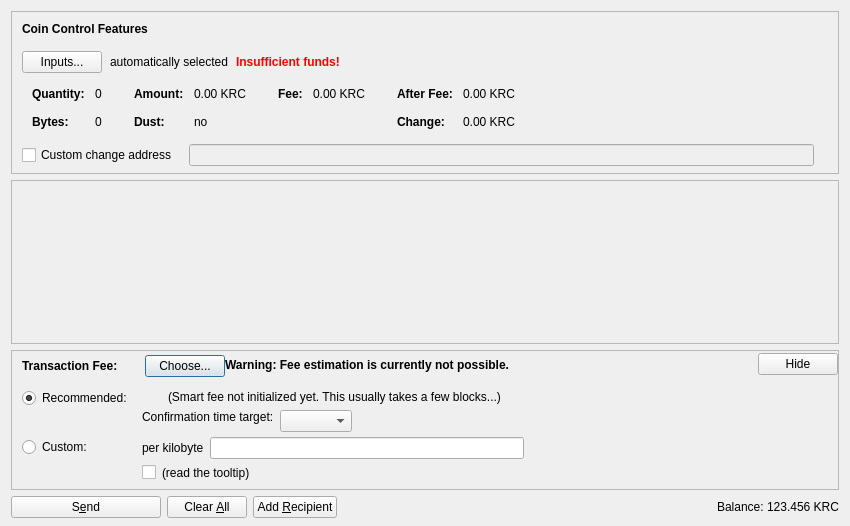
<?xml version="1.0" encoding="UTF-8"?>
<ui version="4.0">
 <class>SendCoinsDialog</class>
 <widget class="QDialog" name="SendCoinsDialog">
  <property name="geometry">
   <rect>
    <x>0</x>
    <y>0</y>
    <width>850</width>
    <height>526</height>
   </rect>
  </property>
  <property name="windowTitle">
   <string>Send Coins</string>
  </property>
  <layout class="QVBoxLayout" name="verticalLayout" stretch="0,1,0,0">
   <property name="bottomMargin">
    <number>8</number>
   </property>
   <item>
    <widget class="QFrame" name="frameCoinControl">
     <property name="sizePolicy">
      <sizepolicy hsizetype="Expanding" vsizetype="Expanding">
       <horstretch>0</horstretch>
       <verstretch>0</verstretch>
      </sizepolicy>
     </property>
     <property name="maximumSize">
      <size>
       <width>16777215</width>
       <height>16777215</height>
      </size>
     </property>
     <property name="frameShape">
      <enum>QFrame::StyledPanel</enum>
     </property>
     <property name="frameShadow">
      <enum>QFrame::Sunken</enum>
     </property>
     <layout class="QVBoxLayout" name="verticalLayoutCoinControl2">
      <property name="spacing">
       <number>0</number>
      </property>
      <property name="leftMargin">
       <number>0</number>
      </property>
      <property name="topMargin">
       <number>0</number>
      </property>
      <property name="rightMargin">
       <number>0</number>
      </property>
      <property name="bottomMargin">
       <number>6</number>
      </property>
      <item>
       <layout class="QVBoxLayout" name="verticalLayoutCoinControl" stretch="0,0,0,0,1">
        <property name="spacing">
         <number>0</number>
        </property>
        <property name="leftMargin">
         <number>10</number>
        </property>
        <property name="topMargin">
         <number>10</number>
        </property>
        <item>
         <layout class="QHBoxLayout" name="horizontalLayoutCoinControl1">
          <property name="bottomMargin">
           <number>15</number>
          </property>
          <item>
           <widget class="QLabel" name="labelCoinControlFeatures">
            <property name="sizePolicy">
             <sizepolicy hsizetype="Preferred" vsizetype="Maximum">
              <horstretch>0</horstretch>
              <verstretch>0</verstretch>
             </sizepolicy>
            </property>
            <property name="font">
             <font>
              <weight>75</weight>
              <bold>true</bold>
             </font>
            </property>
            <property name="styleSheet">
             <string notr="true">font-weight:bold;</string>
            </property>
            <property name="text">
             <string>Coin Control Features</string>
            </property>
           </widget>
          </item>
         </layout>
        </item>
        <item>
         <layout class="QHBoxLayout" name="horizontalLayoutCoinControl2" stretch="0,0,0,0">
          <property name="spacing">
           <number>8</number>
          </property>
          <property name="bottomMargin">
           <number>10</number>
          </property>
          <item>
           <widget class="QPushButton" name="pushButtonCoinControl">
            <property name="styleSheet">
             <string notr="true"/>
            </property>
            <property name="text">
             <string>Inputs...</string>
            </property>
            <property name="autoDefault">
             <bool>false</bool>
            </property>
           </widget>
          </item>
          <item>
           <widget class="QLabel" name="labelCoinControlAutomaticallySelected">
            <property name="text">
             <string>automatically selected</string>
            </property>
            <property name="margin">
             <number>5</number>
            </property>
           </widget>
          </item>
          <item>
           <widget class="QLabel" name="labelCoinControlInsuffFunds">
            <property name="font">
             <font>
              <weight>75</weight>
              <bold>true</bold>
             </font>
            </property>
            <property name="styleSheet">
             <string notr="true">color:red;font-weight:bold;</string>
            </property>
            <property name="text">
             <string>Insufficient funds!</string>
            </property>
            <property name="margin">
             <number>5</number>
            </property>
           </widget>
          </item>
          <item>
           <spacer name="horizontalSpacerCoinControl">
            <property name="orientation">
             <enum>Qt::Horizontal</enum>
            </property>
            <property name="sizeHint" stdset="0">
             <size>
              <width>40</width>
              <height>1</height>
             </size>
            </property>
           </spacer>
          </item>
         </layout>
        </item>
        <item>
         <widget class="QWidget" name="widgetCoinControl" native="true">
          <property name="sizePolicy">
           <sizepolicy hsizetype="Preferred" vsizetype="Preferred">
            <horstretch>0</horstretch>
            <verstretch>0</verstretch>
           </sizepolicy>
          </property>
          <property name="minimumSize">
           <size>
            <width>0</width>
            <height>0</height>
           </size>
          </property>
          <property name="styleSheet">
           <string notr="true"/>
          </property>
          <layout class="QHBoxLayout" name="horizontalLayoutCoinControl5">
           <property name="leftMargin">
            <number>0</number>
           </property>
           <property name="topMargin">
            <number>0</number>
           </property>
           <property name="rightMargin">
            <number>0</number>
           </property>
           <property name="bottomMargin">
            <number>0</number>
           </property>
           <item>
            <layout class="QHBoxLayout" name="horizontalLayoutCoinControl3" stretch="0,0,0,1">
             <property name="spacing">
              <number>20</number>
             </property>
             <property name="topMargin">
              <number>0</number>
             </property>
             <property name="bottomMargin">
              <number>10</number>
             </property>
             <item>
              <layout class="QFormLayout" name="formLayoutCoinControl1">
               <property name="horizontalSpacing">
                <number>10</number>
               </property>
               <property name="verticalSpacing">
                <number>14</number>
               </property>
               <property name="leftMargin">
                <number>10</number>
               </property>
               <property name="topMargin">
                <number>4</number>
               </property>
               <property name="rightMargin">
                <number>6</number>
               </property>
               <item row="0" column="0">
                <widget class="QLabel" name="labelCoinControlQuantityText">
                 <property name="font">
                  <font>
                   <weight>75</weight>
                   <bold>true</bold>
                  </font>
                 </property>
                 <property name="text">
                  <string>Quantity:</string>
                 </property>
                 <property name="margin">
                  <number>0</number>
                 </property>
                </widget>
               </item>
               <item row="0" column="1">
                <widget class="QLabel" name="labelCoinControlQuantity">
                 <property name="cursor">
                  <cursorShape>IBeamCursor</cursorShape>
                 </property>
                 <property name="contextMenuPolicy">
                  <enum>Qt::ActionsContextMenu</enum>
                 </property>
                 <property name="text">
                  <string notr="true">0</string>
                 </property>
                 <property name="margin">
                  <number>0</number>
                 </property>
                 <property name="textInteractionFlags">
                  <set>Qt::LinksAccessibleByMouse|Qt::TextSelectableByKeyboard|Qt::TextSelectableByMouse</set>
                 </property>
                </widget>
               </item>
               <item row="1" column="0">
                <widget class="QLabel" name="labelCoinControlBytesText">
                 <property name="font">
                  <font>
                   <weight>75</weight>
                   <bold>true</bold>
                  </font>
                 </property>
                 <property name="text">
                  <string>Bytes:</string>
                 </property>
                </widget>
               </item>
               <item row="1" column="1">
                <widget class="QLabel" name="labelCoinControlBytes">
                 <property name="cursor">
                  <cursorShape>IBeamCursor</cursorShape>
                 </property>
                 <property name="contextMenuPolicy">
                  <enum>Qt::ActionsContextMenu</enum>
                 </property>
                 <property name="text">
                  <string notr="true">0</string>
                 </property>
                 <property name="textInteractionFlags">
                  <set>Qt::LinksAccessibleByMouse|Qt::TextSelectableByKeyboard|Qt::TextSelectableByMouse</set>
                 </property>
                </widget>
               </item>
              </layout>
             </item>
             <item>
              <layout class="QFormLayout" name="formLayoutCoinControl2">
               <property name="horizontalSpacing">
                <number>10</number>
               </property>
               <property name="verticalSpacing">
                <number>14</number>
               </property>
               <property name="leftMargin">
                <number>6</number>
               </property>
               <property name="topMargin">
                <number>4</number>
               </property>
               <property name="rightMargin">
                <number>6</number>
               </property>
               <item row="0" column="0">
                <widget class="QLabel" name="labelCoinControlAmountText">
                 <property name="font">
                  <font>
                   <weight>75</weight>
                   <bold>true</bold>
                  </font>
                 </property>
                 <property name="text">
                  <string>Amount:</string>
                 </property>
                 <property name="margin">
                  <number>0</number>
                 </property>
                </widget>
               </item>
               <item row="0" column="1">
                <widget class="QLabel" name="labelCoinControlAmount">
                 <property name="cursor">
                  <cursorShape>IBeamCursor</cursorShape>
                 </property>
                 <property name="contextMenuPolicy">
                  <enum>Qt::ActionsContextMenu</enum>
                 </property>
                 <property name="text">
                  <string notr="true">0.00 KRC</string>
                 </property>
                 <property name="textInteractionFlags">
                  <set>Qt::LinksAccessibleByMouse|Qt::TextSelectableByKeyboard|Qt::TextSelectableByMouse</set>
                 </property>
                </widget>
               </item>
               <item row="1" column="0">
                <widget class="QLabel" name="labelCoinControlLowOutputText">
                 <property name="font">
                  <font>
                   <weight>75</weight>
                   <bold>true</bold>
                  </font>
                 </property>
                 <property name="text">
                  <string>Dust:</string>
                 </property>
                </widget>
               </item>
               <item row="1" column="1">
                <widget class="QLabel" name="labelCoinControlLowOutput">
                 <property name="cursor">
                  <cursorShape>IBeamCursor</cursorShape>
                 </property>
                 <property name="contextMenuPolicy">
                  <enum>Qt::ActionsContextMenu</enum>
                 </property>
                 <property name="text">
                  <string notr="true">no</string>
                 </property>
                 <property name="textInteractionFlags">
                  <set>Qt::LinksAccessibleByMouse|Qt::TextSelectableByKeyboard|Qt::TextSelectableByMouse</set>
                 </property>
                </widget>
               </item>
              </layout>
             </item>
             <item>
              <layout class="QFormLayout" name="formLayoutCoinControl3">
               <property name="horizontalSpacing">
                <number>10</number>
               </property>
               <property name="verticalSpacing">
                <number>14</number>
               </property>
               <property name="leftMargin">
                <number>6</number>
               </property>
               <property name="topMargin">
                <number>4</number>
               </property>
               <property name="rightMargin">
                <number>6</number>
               </property>
               <item row="0" column="0">
                <widget class="QLabel" name="labelCoinControlFeeText">
                 <property name="font">
                  <font>
                   <weight>75</weight>
                   <bold>true</bold>
                  </font>
                 </property>
                 <property name="text">
                  <string>Fee:</string>
                 </property>
                 <property name="margin">
                  <number>0</number>
                 </property>
                </widget>
               </item>
               <item row="0" column="1">
                <widget class="QLabel" name="labelCoinControlFee">
                 <property name="cursor">
                  <cursorShape>IBeamCursor</cursorShape>
                 </property>
                 <property name="contextMenuPolicy">
                  <enum>Qt::ActionsContextMenu</enum>
                 </property>
                 <property name="text">
                  <string notr="true">0.00 KRC</string>
                 </property>
                 <property name="textInteractionFlags">
                  <set>Qt::LinksAccessibleByMouse|Qt::TextSelectableByKeyboard|Qt::TextSelectableByMouse</set>
                 </property>
                </widget>
               </item>
              </layout>
             </item>
             <item>
              <layout class="QFormLayout" name="formLayoutCoinControl4">
               <property name="horizontalSpacing">
                <number>10</number>
               </property>
               <property name="verticalSpacing">
                <number>14</number>
               </property>
               <property name="leftMargin">
                <number>6</number>
               </property>
               <property name="topMargin">
                <number>4</number>
               </property>
               <property name="rightMargin">
                <number>6</number>
               </property>
               <item row="0" column="0">
                <widget class="QLabel" name="labelCoinControlAfterFeeText">
                 <property name="font">
                  <font>
                   <weight>75</weight>
                   <bold>true</bold>
                  </font>
                 </property>
                 <property name="text">
                  <string>After Fee:</string>
                 </property>
                 <property name="margin">
                  <number>0</number>
                 </property>
                </widget>
               </item>
               <item row="0" column="1">
                <widget class="QLabel" name="labelCoinControlAfterFee">
                 <property name="cursor">
                  <cursorShape>IBeamCursor</cursorShape>
                 </property>
                 <property name="contextMenuPolicy">
                  <enum>Qt::ActionsContextMenu</enum>
                 </property>
                 <property name="text">
                  <string notr="true">0.00 KRC</string>
                 </property>
                 <property name="textInteractionFlags">
                  <set>Qt::LinksAccessibleByMouse|Qt::TextSelectableByKeyboard|Qt::TextSelectableByMouse</set>
                 </property>
                </widget>
               </item>
               <item row="1" column="0">
                <widget class="QLabel" name="labelCoinControlChangeText">
                 <property name="font">
                  <font>
                   <weight>75</weight>
                   <bold>true</bold>
                  </font>
                 </property>
                 <property name="text">
                  <string>Change:</string>
                 </property>
                </widget>
               </item>
               <item row="1" column="1">
                <widget class="QLabel" name="labelCoinControlChange">
                 <property name="cursor">
                  <cursorShape>IBeamCursor</cursorShape>
                 </property>
                 <property name="contextMenuPolicy">
                  <enum>Qt::ActionsContextMenu</enum>
                 </property>
                 <property name="text">
                  <string notr="true">0.00 KRC</string>
                 </property>
                 <property name="textInteractionFlags">
                  <set>Qt::LinksAccessibleByMouse|Qt::TextSelectableByKeyboard|Qt::TextSelectableByMouse</set>
                 </property>
                </widget>
               </item>
              </layout>
             </item>
            </layout>
           </item>
          </layout>
         </widget>
        </item>
        <item>
         <layout class="QHBoxLayout" name="horizontalLayoutCoinControl4" stretch="0,0,0">
          <property name="spacing">
           <number>12</number>
          </property>
          <property name="sizeConstraint">
           <enum>QLayout::SetDefaultConstraint</enum>
          </property>
          <property name="topMargin">
           <number>5</number>
          </property>
          <property name="rightMargin">
           <number>5</number>
          </property>
          <item>
           <widget class="QCheckBox" name="checkBoxCoinControlChange">
            <property name="toolTip">
             <string>If this is activated, but the change address is empty or invalid, change will be sent to a newly generated address.</string>
            </property>
            <property name="text">
             <string>Custom change address</string>
            </property>
           </widget>
          </item>
          <item>
           <widget class="QValidatedLineEdit" name="lineEditCoinControlChange">
            <property name="enabled">
             <bool>false</bool>
            </property>
            <property name="sizePolicy">
             <sizepolicy hsizetype="Expanding" vsizetype="Fixed">
              <horstretch>0</horstretch>
              <verstretch>0</verstretch>
             </sizepolicy>
            </property>
           </widget>
          </item>
          <item>
           <widget class="QLabel" name="labelCoinControlChangeLabel">
            <property name="sizePolicy">
             <sizepolicy hsizetype="Preferred" vsizetype="Expanding">
              <horstretch>0</horstretch>
              <verstretch>0</verstretch>
             </sizepolicy>
            </property>
            <property name="minimumSize">
             <size>
              <width>0</width>
              <height>0</height>
             </size>
            </property>
            <property name="text">
             <string/>
            </property>
            <property name="margin">
             <number>3</number>
            </property>
           </widget>
          </item>
         </layout>
        </item>
        <item>
         <spacer name="verticalSpacerCoinControl">
          <property name="orientation">
           <enum>Qt::Vertical</enum>
          </property>
          <property name="sizeHint" stdset="0">
           <size>
            <width>800</width>
            <height>1</height>
           </size>
          </property>
         </spacer>
        </item>
       </layout>
      </item>
     </layout>
    </widget>
   </item>
   <item>
    <widget class="QScrollArea" name="scrollArea">
     <property name="widgetResizable">
      <bool>true</bool>
     </property>
     <widget class="QWidget" name="scrollAreaWidgetContents">
      <property name="geometry">
       <rect>
        <x>0</x>
        <y>0</y>
        <width>830</width>
        <height>104</height>
       </rect>
      </property>
      <layout class="QVBoxLayout" name="verticalLayout_2" stretch="0,1">
       <property name="leftMargin">
        <number>0</number>
       </property>
       <property name="topMargin">
        <number>0</number>
       </property>
       <property name="rightMargin">
        <number>0</number>
       </property>
       <property name="bottomMargin">
        <number>0</number>
       </property>
       <item>
        <layout class="QVBoxLayout" name="entries">
         <property name="spacing">
          <number>6</number>
         </property>
        </layout>
       </item>
       <item>
        <spacer name="verticalSpacer">
         <property name="orientation">
          <enum>Qt::Vertical</enum>
         </property>
         <property name="sizeHint" stdset="0">
          <size>
           <width>20</width>
           <height>40</height>
          </size>
         </property>
        </spacer>
       </item>
      </layout>
     </widget>
    </widget>
   </item>
   <item>
    <widget class="QFrame" name="frameFee">
     <property name="sizePolicy">
      <sizepolicy hsizetype="Expanding" vsizetype="Expanding">
       <horstretch>0</horstretch>
       <verstretch>0</verstretch>
      </sizepolicy>
     </property>
     <property name="maximumSize">
      <size>
       <width>16777215</width>
       <height>16777215</height>
      </size>
     </property>
     <property name="frameShape">
      <enum>QFrame::StyledPanel</enum>
     </property>
     <property name="frameShadow">
      <enum>QFrame::Sunken</enum>
     </property>
     <layout class="QVBoxLayout" name="verticalLayoutFee1">
      <property name="spacing">
       <number>0</number>
      </property>
      <property name="leftMargin">
       <number>0</number>
      </property>
      <property name="topMargin">
       <number>0</number>
      </property>
      <property name="rightMargin">
       <number>0</number>
      </property>
      <property name="bottomMargin">
       <number>0</number>
      </property>
      <item>
       <layout class="QVBoxLayout" name="verticalLayoutFee2" stretch="0,0,0">
        <property name="spacing">
         <number>0</number>
        </property>
        <property name="leftMargin">
         <number>10</number>
        </property>
        <property name="topMargin">
         <number>0</number>
        </property>
        <item>
         <layout class="QHBoxLayout" name="horizontalLayoutFee1">
          <property name="bottomMargin">
           <number>0</number>
          </property>
          <item>
           <layout class="QVBoxLayout" name="verticalLayoutFee7">
            <property name="spacing">
             <number>0</number>
            </property>
            <item>
             <spacer name="verticalSpacerSmartFee">
              <property name="orientation">
               <enum>Qt::Vertical</enum>
              </property>
              <property name="sizeType">
               <enum>QSizePolicy::Fixed</enum>
              </property>
              <property name="sizeHint" stdset="0">
               <size>
                <width>1</width>
                <height>4</height>
               </size>
              </property>
             </spacer>
            </item>
            <item>
             <layout class="QHBoxLayout" name="horizontalLayoutSmartFee">
              <property name="spacing">
               <number>10</number>
              </property>
              <item>
               <widget class="QLabel" name="labelFeeHeadline">
                <property name="sizePolicy">
                 <sizepolicy hsizetype="Preferred" vsizetype="Maximum">
                  <horstretch>0</horstretch>
                  <verstretch>0</verstretch>
                 </sizepolicy>
                </property>
                <property name="font">
                 <font>
                  <weight>75</weight>
                  <bold>true</bold>
                 </font>
                </property>
                <property name="styleSheet">
                 <string notr="true">font-weight:bold;</string>
                </property>
                <property name="text">
                 <string>Transaction Fee:</string>
                </property>
               </widget>
              </item>
              <item>
               <widget class="QLabel" name="labelFeeMinimized">
                <property name="text">
                 <string/>
                </property>
               </widget>
              </item>
              <item>
               <widget class="QPushButton" name="buttonChooseFee">
                <property name="text">
                 <string>Choose...</string>
                </property>
               </widget>
              </item>
             </layout>
            </item>
            <item>
             <spacer name="verticalSpacer_5">
              <property name="orientation">
               <enum>Qt::Vertical</enum>
              </property>
              <property name="sizeHint" stdset="0">
               <size>
                <width>1</width>
                <height>1</height>
               </size>
              </property>
             </spacer>
            </item>
           </layout>
          </item>
          <item>
           <widget class="QLabel" name="fallbackFeeWarningLabel">
            <property name="toolTip">
             <string>Using the fallbackfee can result in sending a transaction that will take several hours or days (or never) to confirm. Consider choosing your fee manually or wait until you have validated the complete chain.</string>
            </property>
            <property name="font">
            <font>
                <weight>75</weight>
                <bold>true</bold>
            </font>
            </property>
            <property name="text">
             <string>Warning: Fee estimation is currently not possible.</string>
            </property>
            <property name="wordWrap">
             <bool>false</bool>
            </property>
           </widget>
          </item>
          <item>
           <spacer name="horizontalSpacer_4">
            <property name="orientation">
             <enum>Qt::Horizontal</enum>
            </property>
            <property name="sizeType">
             <enum>QSizePolicy::MinimumExpanding</enum>
            </property>
            <property name="sizeHint" stdset="0">
             <size>
              <width>40</width>
              <height>20</height>
             </size>
            </property>
           </spacer>
          </item>
          <item>
           <widget class="QPushButton" name="buttonMinimizeFee">
            <property name="toolTip">
             <string>collapse fee-settings</string>
            </property>
            <property name="text">
             <string>Hide</string>
            </property>
           </widget>
          </item>
         </layout>
        </item>
        <item>
         <widget class="QFrame" name="frameFeeSelection">
          <layout class="QVBoxLayout" name="verticalLayoutFee12">
           <property name="spacing">
            <number>0</number>
           </property>
           <property name="leftMargin">
            <number>0</number>
           </property>
           <property name="topMargin">
            <number>0</number>
           </property>
           <property name="rightMargin">
            <number>0</number>
           </property>
           <property name="bottomMargin">
            <number>0</number>
           </property>
           <item>
            <layout class="QGridLayout" name="gridLayoutFee">
             <property name="topMargin">
              <number>10</number>
             </property>
             <property name="bottomMargin">
              <number>4</number>
             </property>
             <property name="horizontalSpacing">
              <number>10</number>
             </property>
             <property name="verticalSpacing">
              <number>4</number>
             </property>
             <item row="1" column="1">
              <layout class="QVBoxLayout" name="verticalLayoutFee8">
               <property name="spacing">
                <number>6</number>
               </property>
               <item>
                <layout class="QHBoxLayout" name="horizontalLayoutFee13">
                 <item>
                  <widget class="QLabel" name="labelCustomPerKilobyte">
                   <property name="toolTip">
                    <string>If the custom fee is set to 1000 satoshis and the transaction is only 250 bytes, then &quot;per kilobyte&quot; only pays 250 satoshis in fee, while &quot;total at least&quot; pays 1000 satoshis. For transactions bigger than a kilobyte both pay by kilobyte.</string>
                   </property>
                   <property name="text">
                    <string>per kilobyte</string>
                   </property>
                  </widget>
                 </item>
                 <item>
                  <widget class="BitcoinAmountField" name="customFee"/>
                 </item>
                 <item>
                  <spacer name="horizontalSpacer_6">
                   <property name="orientation">
                    <enum>Qt::Horizontal</enum>
                   </property>
                   <property name="sizeHint" stdset="0">
                    <size>
                     <width>1</width>
                     <height>1</height>
                    </size>
                   </property>
                  </spacer>
                 </item>
                </layout>
               </item>
               <item>
                <layout class="QHBoxLayout" name="horizontalLayoutFee8">
                 <item>
                  <widget class="QCheckBox" name="checkBoxMinimumFee">
                   <property name="toolTip">
                    <string>Paying only the minimum fee is just fine as long as there is less transaction volume than space in the blocks. But be aware that this can end up in a never confirming transaction once there is more demand for karimuncoin transactions than the network can process.</string>
                   </property>
                   <property name="text">
                    <string/>
                   </property>
                  </widget>
                 </item>
                 <item>
                  <widget class="QLabel" name="labelMinFeeWarning">
                   <property name="enabled">
                    <bool>true</bool>
                   </property>
                   <property name="toolTip">
                    <string>Paying only the minimum fee is just fine as long as there is less transaction volume than space in the blocks. But be aware that this can end up in a never confirming transaction once there is more demand for karimuncoin transactions than the network can process.</string>
                   </property>
                   <property name="text">
                    <string>(read the tooltip)</string>
                   </property>
                   <property name="margin">
                    <number>5</number>
                   </property>
                  </widget>
                 </item>
                 <item>
                  <spacer name="horizontalSpacer_2">
                   <property name="orientation">
                    <enum>Qt::Horizontal</enum>
                   </property>
                   <property name="sizeHint" stdset="0">
                    <size>
                     <width>1</width>
                     <height>1</height>
                    </size>
                   </property>
                  </spacer>
                 </item>
                </layout>
               </item>
              </layout>
             </item>
             <item row="0" column="0">
              <layout class="QVBoxLayout" name="verticalLayoutFee4" stretch="0,1">
               <item>
                <widget class="QRadioButton" name="radioSmartFee">
                 <property name="text">
                  <string>Recommended:</string>
                 </property>
                 <property name="checked">
                  <bool>true</bool>
                 </property>
                 <attribute name="buttonGroup">
                  <string notr="true">groupFee</string>
                 </attribute>
                </widget>
               </item>
               <item>
                <spacer name="verticalSpacer_2">
                 <property name="orientation">
                  <enum>Qt::Vertical</enum>
                 </property>
                 <property name="sizeHint" stdset="0">
                  <size>
                   <width>1</width>
                   <height>1</height>
                  </size>
                 </property>
                </spacer>
               </item>
              </layout>
             </item>
             <item row="1" column="0">
              <layout class="QVBoxLayout" name="verticalLayoutFee9" stretch="0,1">
               <item>
                <widget class="QRadioButton" name="radioCustomFee">
                 <property name="text">
                  <string>Custom:</string>
                 </property>
                 <attribute name="buttonGroup">
                  <string notr="true">groupFee</string>
                 </attribute>
                </widget>
               </item>
               <item>
                <spacer name="verticalSpacer_6">
                 <property name="orientation">
                  <enum>Qt::Vertical</enum>
                 </property>
                 <property name="sizeHint" stdset="0">
                  <size>
                   <width>1</width>
                   <height>1</height>
                  </size>
                 </property>
                </spacer>
               </item>
              </layout>
             </item>
             <item row="0" column="1">
              <layout class="QVBoxLayout" name="verticalLayoutFee3" stretch="0,0,1">
               <property name="spacing">
                <number>6</number>
               </property>
               <property name="topMargin">
                <number>2</number>
               </property>
               <item>
                <layout class="QHBoxLayout" name="horizontalLayoutFee12">
                 <item>
                  <widget class="QLabel" name="labelSmartFee">
                   <property name="text">
                    <string/>
                   </property>
                   <property name="margin">
                    <number>2</number>
                   </property>
                  </widget>
                 </item>
                 <item>
                  <widget class="QLabel" name="labelFeeEstimation">
                   <property name="text">
                    <string/>
                   </property>
                  </widget>
                 </item>
                 <item>
                  <widget class="QLabel" name="labelSmartFee2">
                   <property name="text">
                    <string>(Smart fee not initialized yet. This usually takes a few blocks...)</string>
                   </property>
                   <property name="margin">
                    <number>2</number>
                   </property>
                  </widget>
                 </item>
                 <item>
                  <spacer name="horizontalSpacer_5">
                   <property name="orientation">
                    <enum>Qt::Horizontal</enum>
                   </property>
                   <property name="sizeHint" stdset="0">
                    <size>
                     <width>1</width>
                     <height>1</height>
                    </size>
                   </property>
                  </spacer>
                 </item>
                </layout>
               </item>
               <item>
                <layout class="QHBoxLayout" name="horizontalLayoutFee9">
                 <item>
                  <layout class="QVBoxLayout" name="verticalLayoutFee6">
                   <item>
                    <widget class="QLabel" name="labelSmartFee3">
                     <property name="text">
                      <string>Confirmation time target:</string>
                     </property>
                     <property name="margin">
                      <number>2</number>
                     </property>
                    </widget>
                   </item>
                   <item>
                    <spacer name="verticalSpacer_3">
                     <property name="orientation">
                      <enum>Qt::Vertical</enum>
                     </property>
                     <property name="sizeHint" stdset="0">
                      <size>
                       <width>1</width>
                       <height>1</height>
                      </size>
                     </property>
                    </spacer>
                   </item>
                  </layout>
                 </item>
                 <item>
                  <layout class="QVBoxLayout" name="verticalLayoutFee5">
                   <property name="rightMargin">
                    <number>30</number>
                   </property>
                   <item>
                    <layout class="QHBoxLayout" name="horizontalLayoutConfTarget">
                     <property name="bottomMargin">
                      <number>0</number>
                     </property>
                     <item>
                      <widget class="QComboBox" name="confTargetSelector"/>
                     </item>
                     <item>
                      <spacer name="horizontalSpacerConfTarget">
                       <property name="orientation">
                        <enum>Qt::Horizontal</enum>
                       </property>
                       <property name="sizeHint" stdset="0">
                        <size>
                         <width>40</width>
                         <height>20</height>
                        </size>
                       </property>
                      </spacer>
                     </item>
                    </layout>
                   </item>
                  </layout>
                 </item>
                </layout>
               </item>
               <item>
                <spacer name="verticalSpacer_4">
                 <property name="orientation">
                  <enum>Qt::Vertical</enum>
                 </property>
                 <property name="sizeHint" stdset="0">
                  <size>
                   <width>1</width>
                   <height>1</height>
                  </size>
                 </property>
                </spacer>
               </item>
              </layout>
             </item>
            </layout>
           </item>
          </layout>
         </widget>
        </item>
        <item>
         <spacer name="verticalSpacerFee">
          <property name="orientation">
           <enum>Qt::Vertical</enum>
          </property>
          <property name="sizeHint" stdset="0">
           <size>
            <width>40</width>
            <height>5</height>
           </size>
          </property>
         </spacer>
        </item>
       </layout>
      </item>
     </layout>
    </widget>
   </item>
   <item>
    <layout class="QHBoxLayout" name="horizontalLayout">
     <item>
      <widget class="QPushButton" name="sendButton">
       <property name="minimumSize">
        <size>
         <width>150</width>
         <height>0</height>
        </size>
       </property>
       <property name="toolTip">
        <string>Confirm the send action</string>
       </property>
       <property name="text">
        <string>S&amp;end</string>
       </property>
       <property name="icon">
        <iconset resource="../bitcoin.qrc">
         <normaloff>:/icons/send</normaloff>:/icons/send</iconset>
       </property>
       <property name="autoDefault">
        <bool>false</bool>
       </property>
       <property name="default">
        <bool>false</bool>
       </property>
      </widget>
     </item>
     <item>
      <widget class="QPushButton" name="clearButton">
       <property name="sizePolicy">
        <sizepolicy hsizetype="Minimum" vsizetype="Fixed">
         <horstretch>0</horstretch>
         <verstretch>0</verstretch>
        </sizepolicy>
       </property>
       <property name="toolTip">
        <string>Clear all fields of the form.</string>
       </property>
       <property name="text">
        <string>Clear &amp;All</string>
       </property>
       <property name="icon">
        <iconset resource="../bitcoin.qrc">
         <normaloff>:/icons/remove</normaloff>:/icons/remove</iconset>
       </property>
       <property name="autoDefault">
        <bool>false</bool>
       </property>
      </widget>
     </item>
     <item>
      <widget class="QPushButton" name="addButton">
       <property name="toolTip">
        <string>Send to multiple recipients at once</string>
       </property>
       <property name="text">
        <string>Add &amp;Recipient</string>
       </property>
       <property name="icon">
        <iconset resource="../bitcoin.qrc">
         <normaloff>:/icons/add</normaloff>:/icons/add</iconset>
       </property>
       <property name="autoDefault">
        <bool>false</bool>
       </property>
      </widget>
     </item>
     <item>
      <spacer name="horizontalSpacer">
       <property name="orientation">
        <enum>Qt::Horizontal</enum>
       </property>
       <property name="sizeHint" stdset="0">
        <size>
         <width>40</width>
         <height>20</height>
        </size>
       </property>
      </spacer>
     </item>
     <item>
      <layout class="QHBoxLayout" name="horizontalLayout_2">
       <property name="spacing">
        <number>3</number>
       </property>
       <item>
        <widget class="QLabel" name="label">
         <property name="sizePolicy">
          <sizepolicy hsizetype="Preferred" vsizetype="Fixed">
           <horstretch>0</horstretch>
           <verstretch>0</verstretch>
          </sizepolicy>
         </property>
         <property name="text">
          <string>Balance:</string>
         </property>
        </widget>
       </item>
       <item>
        <widget class="QLabel" name="labelBalance">
         <property name="sizePolicy">
          <sizepolicy hsizetype="Preferred" vsizetype="Fixed">
           <horstretch>0</horstretch>
           <verstretch>0</verstretch>
          </sizepolicy>
         </property>
         <property name="cursor">
          <cursorShape>IBeamCursor</cursorShape>
         </property>
         <property name="text">
          <string notr="true">123.456 KRC</string>
         </property>
         <property name="textInteractionFlags">
          <set>Qt::LinksAccessibleByMouse|Qt::TextSelectableByKeyboard|Qt::TextSelectableByMouse</set>
         </property>
        </widget>
       </item>
      </layout>
     </item>
    </layout>
   </item>
  </layout>
 </widget>
 <customwidgets>
  <customwidget>
   <class>QValidatedLineEdit</class>
   <extends>QLineEdit</extends>
   <header>qt/qvalidatedlineedit.h</header>
  </customwidget>
  <customwidget>
   <class>BitcoinAmountField</class>
   <extends>QLineEdit</extends>
   <header>qt/bitcoinamountfield.h</header>
   <container>1</container>
  </customwidget>
 </customwidgets>
 <resources>
  <include location="../bitcoin.qrc"/>
 </resources>
 <connections/>
 <buttongroups>
  <buttongroup name="groupFee"/>
 </buttongroups>
</ui>
